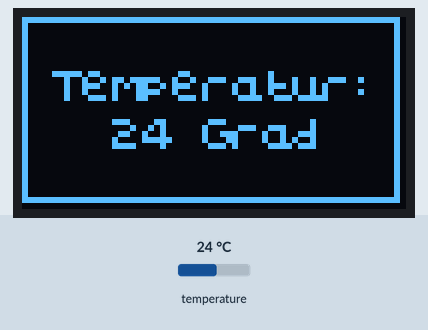
Recording of a program running on a simulated Calliope mini (MakeCode). Parts: 128×64 one-colour display. Inputs (shaded band) come from the test bench; at power-on: temperature 24 °C.

Above: at 1.4 s.
1.5 s: temperature set to 12 °C
At 2.7 s:
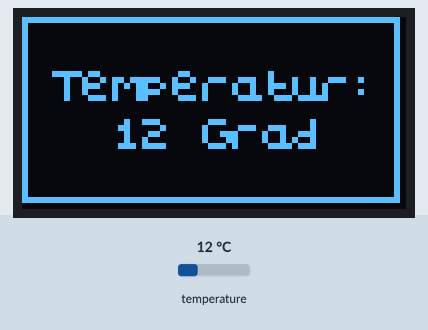
3.0 s: temperature set to 19 °C
At 3.7 s:
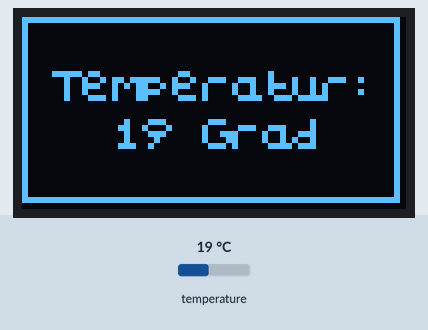
4.5 s: temperature set to 28 °C
At 5.7 s:
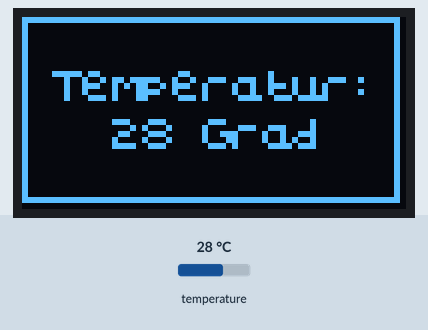
Timing chart, 0 to 7.5 s (numbered marks = the images above; inputs shaded):
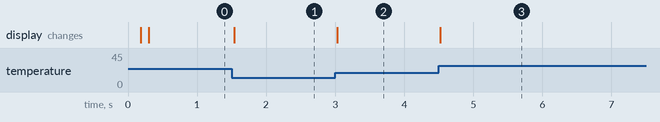

The program:

main.ts
```typescript
OLED12864_I2C.init(60)
OLED12864_I2C.rect(
0,
0,
62,
30,
1
)
basic.pause(100)
basic.forever(function () {
    OLED12864_I2C.showString(
    1,
    1,
    "Temperatur:",
    1
    )
    OLED12864_I2C.showNumber(
    3,
    2,
    input.temperature(),
    1
    )
    OLED12864_I2C.showString(
    6,
    2,
    "Grad",
    1
    )
})
```

test.ts
```typescript
// Hier kann man Tests durchführen; diese Datei wird nicht kompiliert, wenn dieses Paket als Erweiterung verwendet wird.
```

Measured:
- after the input at 1.5 s, the display: changes at once (image 1)
- after the input at 3.0 s, the display: changes at once (image 2)
- after the input at 4.5 s, the display: changes at once (image 3)
